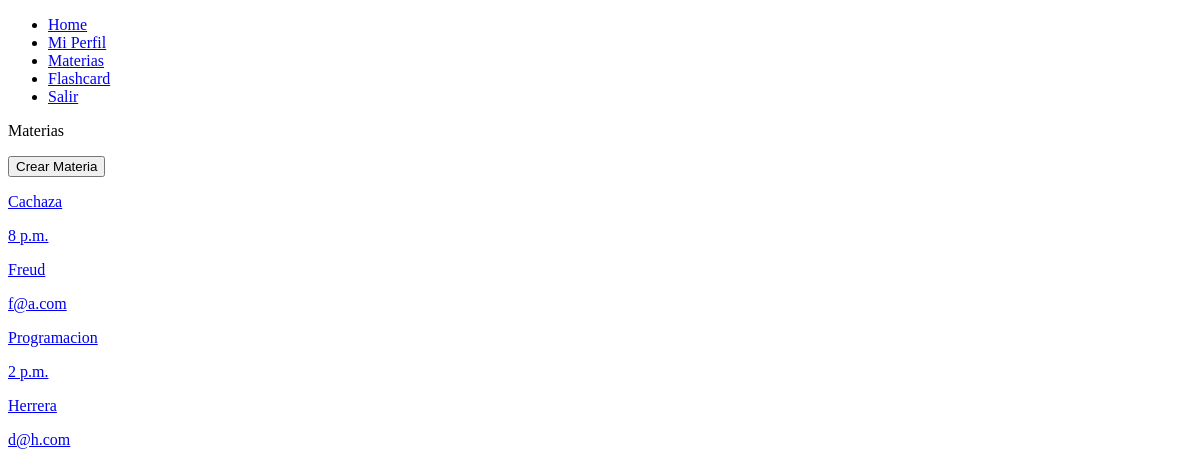
Page /materias/ (signed in) on the earlier database version.
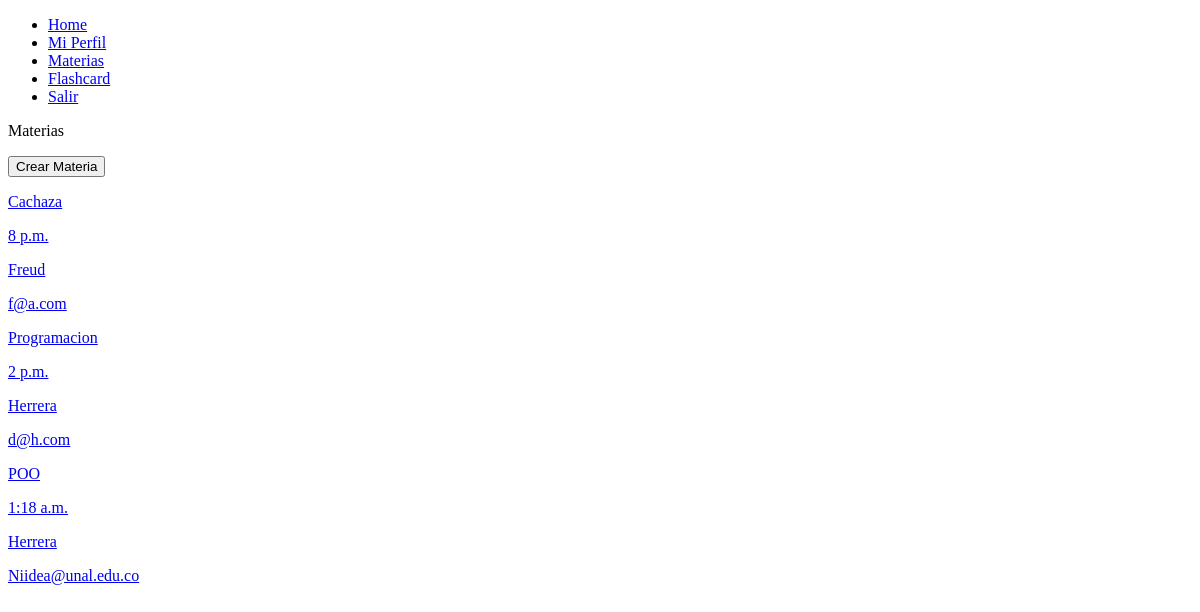
Same page on the later database version.
### MAIN/models.py (models this page shows, shortened)
class Materia(models.Model):
    user = models.ForeignKey(User, on_delete = models.CASCADE, null = True)
    name = models.CharField(max_length = 30, blank = False)
    hora = models.TimeField(blank = False)
    profesor = models.CharField(max_length = 30, blank = False)
    profesor_email = models.EmailField(blank = False)

### MAIN/views.py (the view)
# urls.py: path('materias/', views.materias, name = 'materias'),
@login_required
def materias(request):
    materias = Materia.objects.filter(user = request.user)
    return render(request, 'materias.html', {
        'materias' : materias
    })

### MAIN/Templates/materias.html (shortened to what this page needs)
{% extends 'navegacion.html' %}
{% block content %}
<p>Materias</p>
<form action = {% url 'crearMateria' %}>
    <button>
        Crear Materia
    </button>
{% for materia in materias %}
<div>
    <a href={% url 'materia_detail' materia.id %}>
    <p>{{materia.name}}</p>
    <p>{{materia.hora}}</p>
    <p>{{materia.profesor}}</p>
    <p>{{materia.profesor_email}}</p>
    </a>
</div>
{% endfor %}
{% endblock %}

### MAIN/Templates/navegacion.html (shortened to what this page needs)
<!DOCTYPE html>
<html lang="en">
<head>
</head>
<nav>
    <ul>
        <li>
            <a href="/">Home</a>
        </li>
        {% if user.is_authenticated %}
        <li>
            <a href="/perfil">Mi Perfil</a>
        </li>
        <li>
            <a href="/materias">Materias</a>
        </li>
        <li>
            <a href="/flashcard">Flashcard</a>
        </li>
        <li>
            <a href="/logout">Salir</a>
        </li>
        {% endif %}
    </ul>
</nav>
<body>
    {% block content %}
    {% endblock %}
</body>
</html>

Differences in the rows shown:
added Materia: name "POO", hora "1:18 a.m.", profesor "Herrera", profesor_email "Niidea@unal.edu.co"
